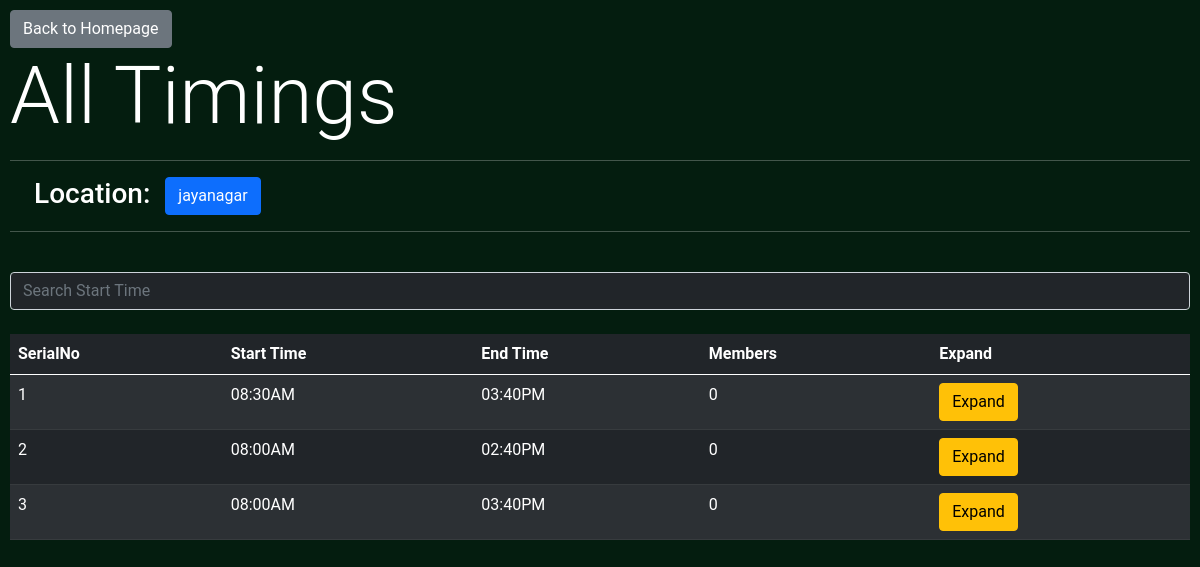
Before: /admin/viewdata/timings/1 (signed in) with the older database file.
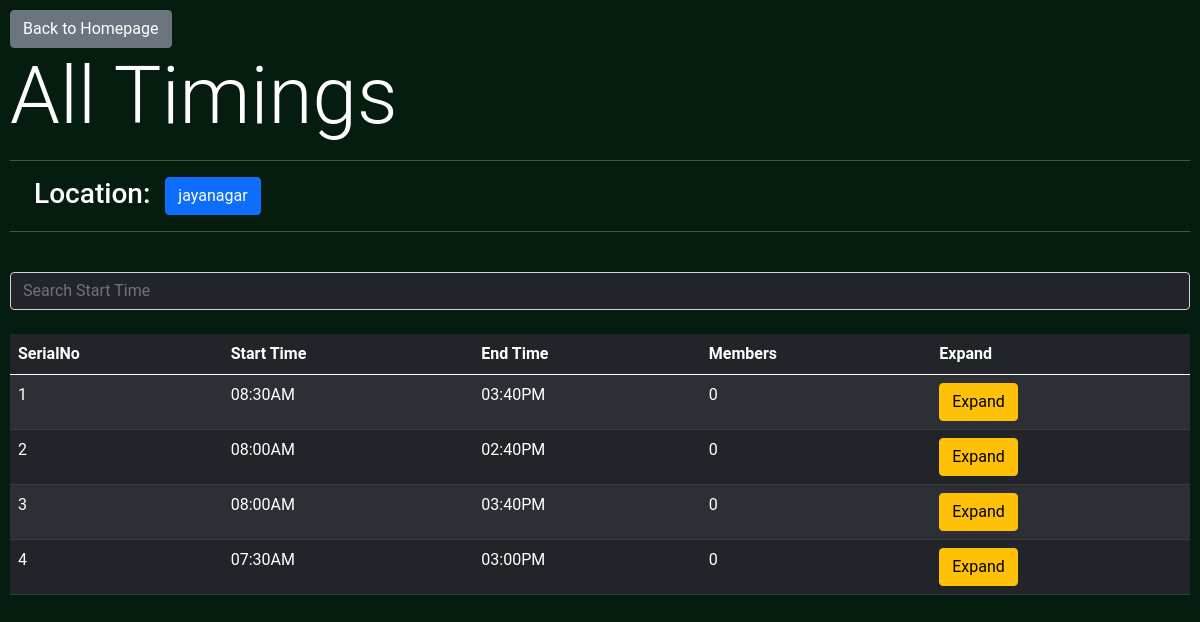
After: the same page with the newer database file.
### BusManager/models.py (models this page shows, shortened)
class LocationModel(db.Model):
	id = db.Column(db.Integer, primary_key=True)
	location_name = db.Column(db.String)

class TimingModel(db.Model):
	id = db.Column(db.Integer, primary_key=True)
	start = db.Column(db.String) #08:30AM
	end = db.Column(db.String) #03:40PM

### BusManager/admin/routes.py (the view)
@admin.route('/viewdata/timings/<tid>')
@login_required
def data_timings(tid):
	location = LocationModel.query.filter_by(id=tid).first()
	if(not location): return jsonify({'status':0, 'message':'No Such Location'})
	data = []
	all_timings = TimingModel.query.all()
	for T in all_timings:
		members = 0
		students = [x for x in T.students.all() if x.location[0] == location]
		members += len([*students]) #, *drivers])
		data.append({
			'id': T.id,
			'start': T.start,
			'end': T.end,
			'members': members,
		})
	return render_template('getdata/timings.html', timings=data, title='timings', location=location.location_name, tid=tid)

### BusManager/models.py (called while the page is built)
@login_manager.user_loader
def load_user(user_id):
    return AdminUser.query.get(int(user_id))

### BusManager/templates/getdata/timings.html (shortened to what this page needs)
{% extends 'bs_layout.html' %}
{% block content %}
<a class="btn btn-secondary" href="{{url_for('admin.admin_home')}}">Back to Homepage</a>
<h1 class='display-1'>All Timings</h1>
<hr>
<h3 class="px-4">Location: <span class="btn btn-primary">{{location}}</span></h3>
<hr><br>
<input type="text" id="searchbar" class="form-control text-light bg-dark" placeholder="Search Start Time" onkeyup="tableFilterer(1)"><br>
<table class="table table-striped table-dark" id="tbl">
  <thead>
    <tr>
    <th scope="col">SerialNo</th>
      <th scope="col">Start Time</th>
      <th scope="col">End Time</th>
	  <th scope="col">Members</th>
      <th scope="col">Expand</th>
    </tr>
  </thead>
  <tbody id='tbdy'>
    {% for e in timings %}
       <tr data-id="-1">
       <td>{{loop.index}}</td>
        <td>{{e['start']}}</td>
        <td>{{e['end']}}</td>
        <td>{{e['members']}}</td>
        <td><button class="btn btn-warning" onclick=Expand({{e['id']}})>Expand</button></td>
      </tr>
    {% endfor %}
  </tbody>
</table>
{% endblock content %}

### BusManager/templates/bs_layout.html (shortened to what this page needs)
<!doctype html>
<html lang="en">
  <head>
    <link href="https://cdn.jsdelivr.net/npm/bootstrap@5.0.0-beta1/dist/css/bootstrap.min.css" rel="stylesheet">
<link rel="stylesheet" href="{{url_for('static', filename='main.css')}}">
  </head>
  <body>
	{% block content %}
	{% endblock content %}
  </body>
</html>

### BusManager/static/main.css (style rules this page uses)
body { background-color: rgb(4, 29, 15); color: white; padding: 10px; font-family: 'Roboto', sans-serif; }

Changed rows visible on the page:
added TimingModel: start "07:30AM", end "03:00PM", members "0"
